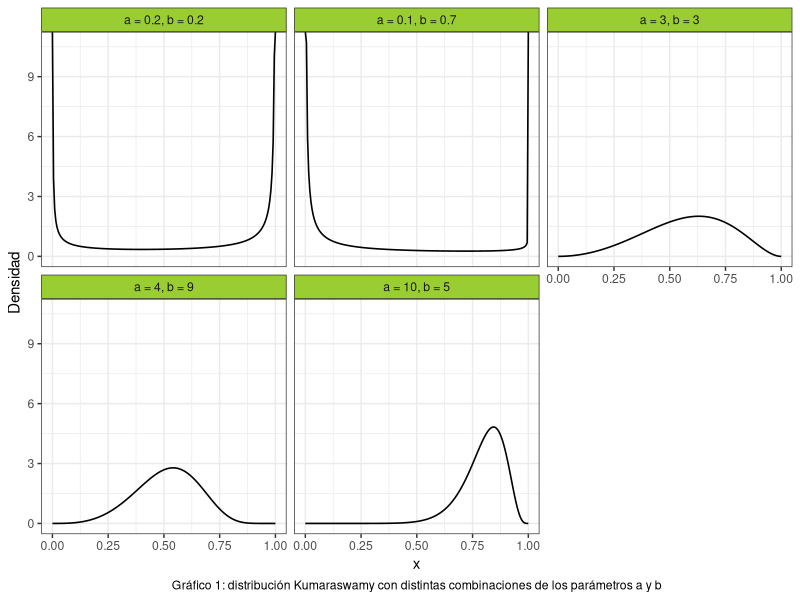
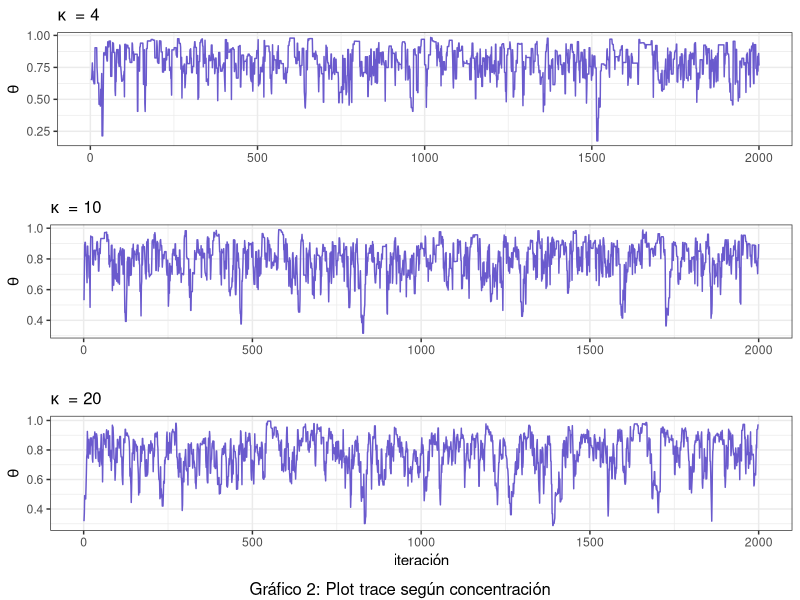
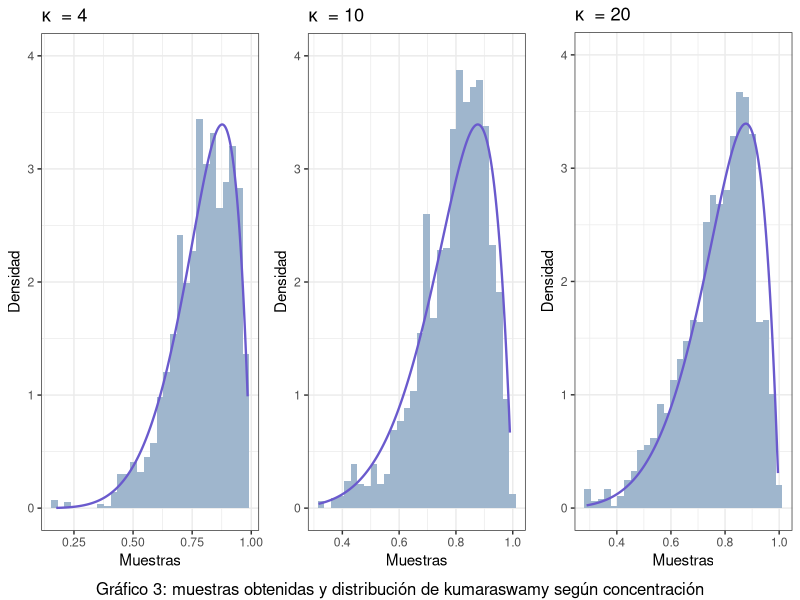
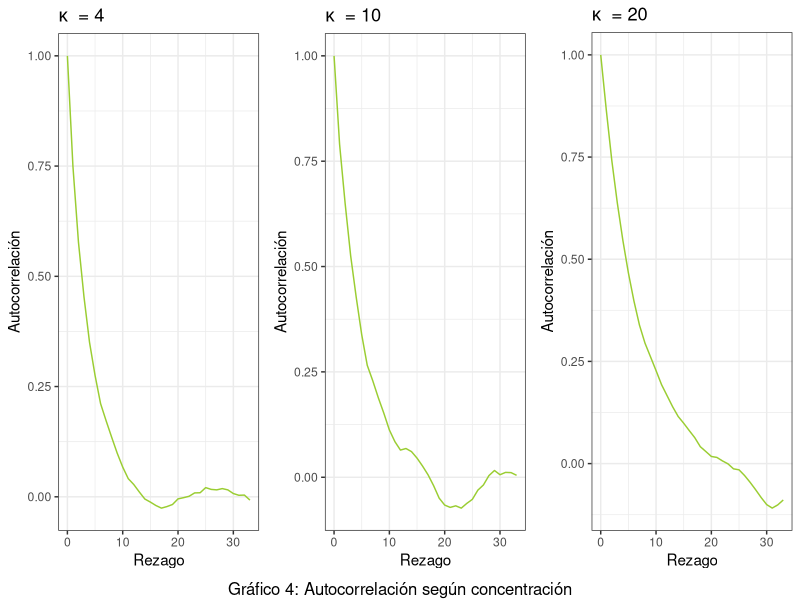
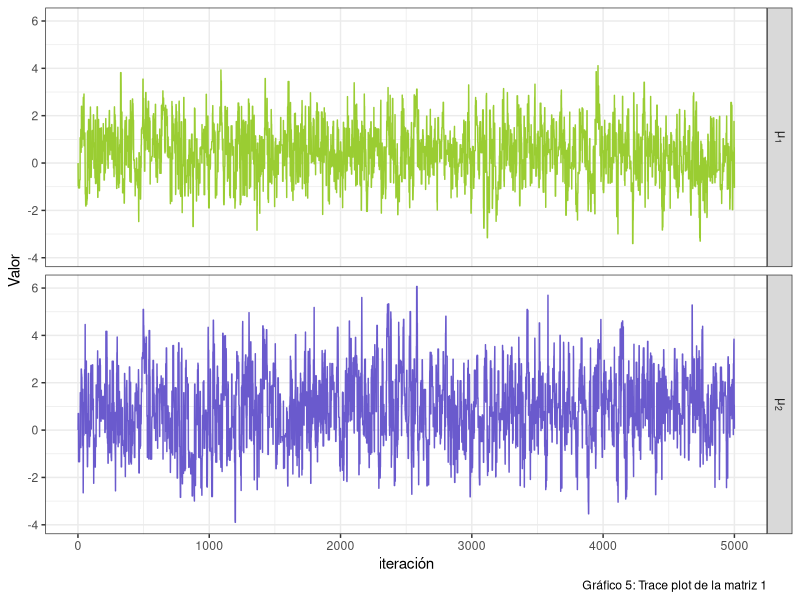
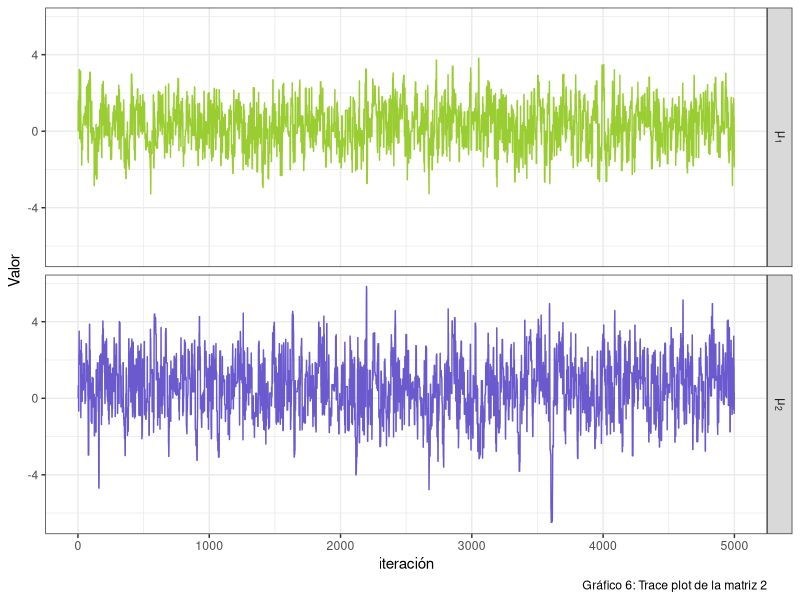
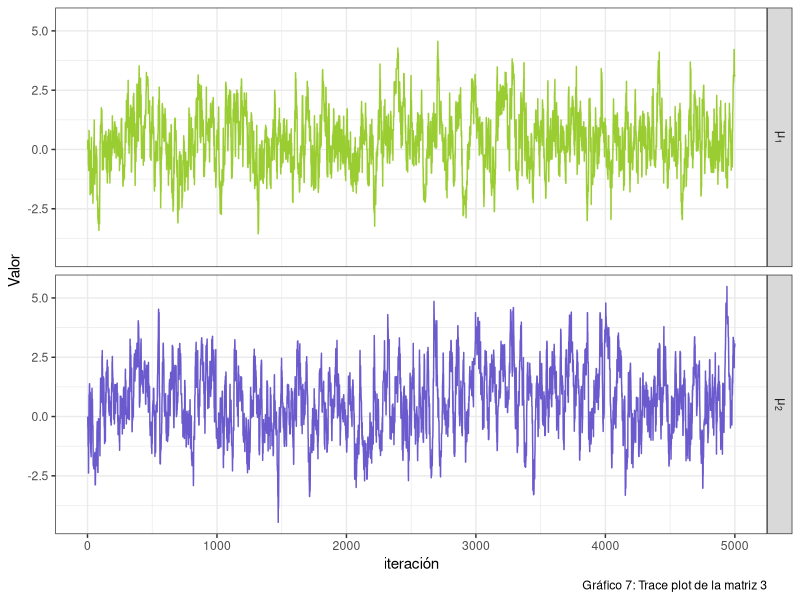
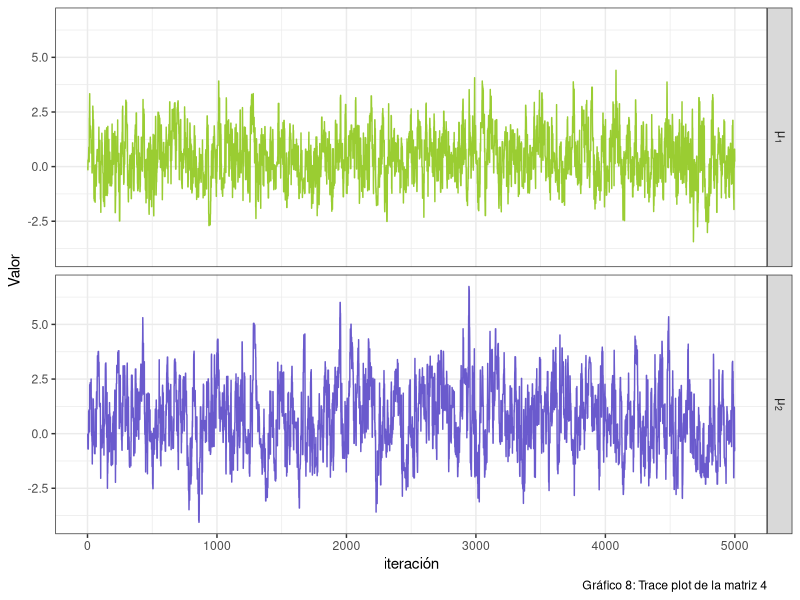

Generate these figures, in order, with R:
## ---- chunk 1
#Librerias
library(ggplot2)
library(dplyr)
library(gridExtra)
library(kableExtra)
library(stats)
library(mvtnorm)
set.seed(394)
## ---- chunk 2
# Función de Metropolis-Hastings

cant_saltos <- 0  # se inicia en 0 el contador de saltos

sample_mh <- function(d_objetivo, r_propuesta, d_propuesta, p_inicial, n) {
  muestras <- matrix(nrow = n, ncol = length(p_inicial))
  muestras[1, ] <- p_inicial
  
  for(i in 2:n) {
    p_actual <- muestras[i-1,]
    p_nuevo <- r_propuesta(p_actual)
    
    f_nuevo <- d_objetivo(p_nuevo)
    f_actual <- d_objetivo(p_actual)
    
    q_actual <- d_propuesta(p_actual, mean = p_nuevo)
    q_nuevo <- d_propuesta(p_nuevo, mean = p_actual)
    
    alpha <- min(1, (f_nuevo/f_actual)*(q_actual/q_nuevo))
    aceptar <- rbinom(1, 1, alpha)
    
    if(aceptar) { 
      muestras[i,] <- p_nuevo
      cant_saltos <- cant_saltos + 1
      
    } else {
      muestras[i,] <- p_actual
    }
  }
  
  if (ncol(muestras) == 1) {
    muestras <- as.vector(muestras)
  } 
  return(list(muestras=muestras,cant_saltos=cant_saltos))
}

## ---- chunk 3
#Punto 2
# Crear grilla para los valores de "x"
grid_n <- 200
x_grid <- seq(0, 1, length.out = grid_n)

kumaraswamy <- function(x, a, b){
  a*b*(x^(a-1))*((1-(x^a))^(b-1))
}

a <- c(0.2, 0.1, 3, 4, 10)
b <- c(0.2, 0.7, 3, 9, 5)


#Creamos un data frame para graficar la distribución de Kumaraswamy:

data1 <- data.frame(
  Funcion = as.factor(rep(1:5, each = grid_n)),
  Densidad = numeric(5 * grid_n),
  Grilla = rep(x_grid, times = 5)
) 

# Completamos el data frame con las densidades:
for(i in 1:5) {
    indices <- seq(from = 1 + (i - 1) * 200, to = 200 + (i - 1) * 200)
    data1$Densidad[indices] <- kumaraswamy(x_grid, a[i], b[i])
}

# Cambiamos las etiquetas de las variables para mejorar el gráfico
levels(data1$Funcion) <- c("a = 0.2, b = 0.2",
                           "a = 0.1, b = 0.7",
                           "a = 3, b = 3",
                           "a = 4, b = 9",
                           "a = 10, b = 5")

ggplot(data = data1, aes(x = Grilla, y = Densidad)) +
  geom_line(size = 0.55) +
  facet_wrap(~Funcion) +
  theme_bw() +
  labs(x = "x",
       caption = "Gráfico 1: distribución Kumaraswamy con distintas combinaciones de los parámetros a y b") + 
  theme(
    strip.background = element_rect(fill = "olivedrab3"),
    plot.caption = element_text(hjust = 0.5)
  )

## ---- chunk 4
#Punto 3
n3 <- 2000
concentracion3 <- c(4,10,20)
tabla3 <- data.frame ( 
  concentracion = rep(concentracion3, each = 2000),
  muestra = numeric(6000)
  )
tasa3 <- numeric(3)

for (i in 1:3) {
#Funciones a usar
d_objetivo3 <- function(x) kumaraswamy(x, 6, 2)
d_propuesta3 <- function(x, mean) dbeta(x, shape1 = mean * concentracion3[i], shape2 = (1-mean) * concentracion3[i])
r_propuesta3 <- function(x) rbeta(1, shape1 = x * concentracion3[i], shape2 = (1-x) * concentracion3[i])
#Donde x hace referencia a mu

p_inicial3 <- rbeta(1,shape1=2,shape2=2)
funcion3 <- sample_mh(d_objetivo3, r_propuesta3, d_propuesta3, p_inicial3, n3)
indices <- seq(from = 1 + (i - 1) * 2000, to = 2000 + (i - 1) * 2000)
tabla3$muestra[indices] <- funcion3$muestras

tasa3[i] <- funcion3$cant_saltos/n3
} 

#Tasa de aceptacion
  data.frame(
  Concentracion = c("4","10","20"),
  "Tasa de aceptación" = tasa3
) %>%
  kable(align = "c") %>%
  kable_styling(bootstrap_options = c("striped","hover","condensed"),
                latex_options = c("hold_position")) %>%
    add_footnote("Tabla 1: Tasa de aceptación")
## ---- chunk 5

#Trace plots
plot_trace <- function(x){
  data.frame(x = seq_along(x), y = x) %>% 
    ggplot() +
    geom_line(aes(x = x, y = y), color = "slateblue")+
    theme_bw() +
    theme(plot.title = element_text(size = 12))
}

grafico3_2 <- plot_trace(tabla3$muestra[1:2000]) +
              labs(x = "", y = expression(theta), 
                   title = expression(kappa ~ " = 4"))
grafico3_3 <- plot_trace(tabla3$muestra[2001:4000]) +
              labs(x = "", y = expression(theta), 
                   title = expression(kappa ~ " = 10"))
grafico3_4 <- plot_trace(tabla3$muestra[4001:6000]) +
              labs(x = "iteración", y = expression(theta), 
                   title = expression(kappa ~ " = 20"))

grid.arrange(grafico3_2,grafico3_3,grafico3_4, nrow=3, bottom ="Gráfico 2: Plot trace según concentración")
## ---- chunk 6

#Histogramas
plot_hist <- function(x, d_objetivo3) {
  x_seq <- seq(min(x), max(x), length.out = n3)
  df_hist <- data.frame(x = x)
  df_line <- data.frame(x = x_seq, y = d_objetivo3(x_seq))
  
  ggplot(df_hist)+
    geom_histogram(aes(x = x, y =after_stat(density)), fill = "slategray3") +
    geom_line(aes(x = x, y = y), data = df_line, 
              color = "slateblue", size = 0.8) +
    ylim(c(0,4)) +
    theme_bw()
}

grafico3_5 <- plot_hist(tabla3$muestra[1:2000],d_objetivo3) +
  labs (x = "Muestras", y = "Densidad",
        title = expression(kappa ~ " = 4"))
grafico3_6 <- plot_hist(tabla3$muestra[2001:4000],d_objetivo3) +
  labs (x = "Muestras", y = "Densidad",
        title = expression(kappa ~ " = 10"))
grafico3_7 <- plot_hist(tabla3$muestra[4001:6000],d_objetivo3) +
  labs (x = "Muestras", y = "Densidad",
        title = expression(kappa ~ " = 20"))

grid.arrange(grafico3_5,grafico3_6,grafico3_7,nrow=1, bottom = "Gráfico 3: muestras obtenidas y distribución de kumaraswamy según concentración")

## ---- chunk 7

#Graficos de autocorrelacion
plot_acf <- function(data, title) {
  acf_result <- acf(data, plot = FALSE)
  ggplot() +
    geom_line(aes(y = acf_result$acf, x = acf_result$lag), color = "olivedrab3") +
    labs(title = title, x = "Rezago", y = "Autocorrelación") +
    theme_bw()
}


grafico3_8 <- plot_acf(tabla3$muestra[1:2000],
                       expression(kappa ~ " = 4"))
grafico3_9 <- plot_acf(tabla3$muestra[2001:4000], 
                       expression(kappa ~ " = 10"))
grafico3_10 <- plot_acf(tabla3$muestra[4001:6000], 
                        expression(kappa ~ " = 20"))

grid.arrange(grafico3_8,grafico3_9,grafico3_10,nrow=1,  bottom = "Gráfico 4: Autocorrelación según concentración")

## ---- chunk 8
#Punto 4
muestra4_1 <- tabla3$muestra[1:2000]
muestra4_2 <- tabla3$muestra[2001:4000]
muestra4_3 <- tabla3$muestra[4001:6000]

#Calculo de la media y los percentiles 5 y 95 para X:
data.frame(
  Muestra = c("1", "2", "3"),
  Concentración = c("k=4", "k=10", "k=20"),
  Medias =  c(mean(muestra4_1), mean(muestra4_2), mean(muestra4_3)),
  Percentil_5 = c(quantile(muestra4_1, prob = c(0.05)),
                  quantile(muestra4_2, prob = c(0.05)),
                  quantile(muestra4_3, prob = c(0.05))
                  ),
  Percentil_95 = c(quantile(muestra4_1, prob = c(0.95)),
                  quantile(muestra4_2, prob = c(0.95)),
                  quantile(muestra4_3, prob = c(0.95))
                  )
) %>%
  kable(align = "c") %>%
  kable_styling(bootstrap_options = c("striped","hover","condensed"),
                latex_options = c("hold_position")) %>%
  add_footnote("Tabla 2: Media y percentiles de X")
## ---- chunk 9
#Cálculo de la media y los percentiles 5 y 95 para logit(X):
l_m1 <- log((muestra4_1/(1-muestra4_1)))
l_m2 <- log((muestra4_2/(1-muestra4_2)))
l_m3 <- log((muestra4_3/(1-muestra4_3)))



data.frame(
  Muestra = c("1", "2", "3"),
  Concentración = c("k=4", "k=10", "k=20"),
  Medias = c(mean(l_m1), mean(l_m2), mean(l_m3)),
  Percentil_5 = c(quantile(l_m1, prob = c(0.05)),
                  quantile(l_m2, prob = c(0.05)),
                  quantile(l_m3, prob = c(0.05))),
  Percentil_95 = c(quantile(l_m1, prob = c(0.95)),
                   quantile(l_m2, prob = c(0.95)),
                   quantile(l_m3, prob = c(0.95)))
  ) %>%
  kable(align = "c") %>%
  kable_styling(bootstrap_options = c("striped","hover","condensed"),
                latex_options = c("hold_position")) %>%
  add_footnote("Tabla 3: Media y percentiles de logit(X)")
## ---- chunk 10
#Paso 7

# Funciones a utilizar

#1.Trace plot
plot_trace <- function(x, y) {
  n <- length(x)
  df <- data.frame(
    x = rep(1:n, 2),
    y = c(x,y),
    parametro = factor(rep(1:2, each = n), labels = c(expression(mu[1]), expression(mu[2]))) 
  )
  
  ggplot(df) +
    geom_line(aes(x = x, y = y, color = parametro)) +
    facet_wrap(~parametro, labeller = label_parsed,
               nrow = 2, strip.position = "right") +
    scale_color_manual(values = c("olivedrab3","slateblue")) +
    labs(x = "iteración", y = "Valor") +
    theme_bw()
}



#2. Número efectivo de muestras
n_eff <- function(muestras){
  S <- length(muestras)
  autocorr <- acf(muestras, plot = F, lag = Inf)$acf
  limite <- which((autocorr < 0.001))[1] #sumamos hasta ese valor
  denom <- 1 + 2 * sum(autocorr[2:limite])
  
  S/denom
  
}


n7 <- 5000
funcion7_1 <- function(matriz_cov) {
    d_objetivo7 <- function(x) dmvnorm(x,c(0.4,0.75),matrix(c(1.35,0.4,0.4,2.4),nrow=2))
    d_propuesta7 <- function(x, mean) dmvnorm(x,mean = mean ,sigma = matriz_cov)
    r_propuesta7 <- function(x) rmvnorm(1, mean = x, sigma = matriz_cov)  


funcion7 <- sample_mh(d_objetivo7,r_propuesta7,d_propuesta7,c(0,0),n7)
muestra7 <- funcion7$muestras
grafico7_1 <- plot_trace(muestra7[,1],muestra7[,2])
n_eff7_1 <- n_eff(muestra7[,1])
n_eff7_2 <- n_eff(muestra7[,2])
 return(list(grafico = grafico7_1, n1 = n_eff7_1, n2 = n_eff7_2,
             muestra7 = muestra7))

}

#Evalucación de diferentes matrices de variancia y covariancia
matriz1 <- funcion7_1(matrix(c(2, 0.5, 0.5, 3), nrow = 2))
matriz2 <- funcion7_1(matrix(c(2, 0, 0, 3), nrow = 2))
matriz3 <- funcion7_1(matrix(c(0.4, 0, 0, 0.4), nrow = 2))
matriz4 <- funcion7_1(matrix(c(1, 0, 0, 1), nrow = 2))
matriz5 <- funcion7_1(matrix(c(5, 0, 0, 6), nrow = 2))

matriz1$grafico + labs(caption = "Gráfico 5: Trace plot de la matriz 1") +
    theme(legend.position = "none")
matriz2$grafico + labs(caption = "Gráfico 6: Trace plot de la matriz 2") +
    theme(legend.position = "none")
matriz3$grafico + labs(caption = "Gráfico 7: Trace plot de la matriz 3") +
    theme(legend.position = "none")
matriz4$grafico + labs(caption = "Gráfico 8: Trace plot de la matriz 4") +
    theme(legend.position = "none")
matriz5$grafico + labs(caption = "Gráfico 9: Trace plot de la matriz 5") +
    theme(legend.position = "none")

## ---- chunk 11
data.frame(
  Matriz = c("1", "2", "3", "4", "5"),
  Num_efectivo_p1 = trunc(c(matriz1$n1, matriz2$n1, matriz3$n1, matriz4$n1, matriz5$n1)),
  Num_efectivo_p2 = trunc(c(matriz1$n2, matriz2$n2, matriz3$n2, matriz4$n2, matriz5$n2))
  ) %>%
  kable(align = "c") %>%
  kable_styling(bootstrap_options = c("striped","hover","condensed"),
                latex_options = c("hold_position")) %>%
  add_footnote("Tabla 4: Números efectivos de muestras para cada matriz y cada parámetro")

#Nos quedamos con la ultima matriz.
## ---- chunk 12
#Punto 8: se calculan las probabilidades con la última matriz de var y cov.
muestra7 <- as.data.frame(matriz5$muestra7)
colnames(muestra7) <- c("X", "Y")

#Probabilidades estimadas
#Probabilidad n°1:
prob1 <- muestra7 %>% 
  filter(X > 1) %>% 
  count(Y < 0)

p1 <- prob1$n[2]/(n7)


#Probabilidad n°2:
prob2 <- muestra7 %>% 
  filter(X > 1) %>% 
  count(Y > 2)

p2 <- prob2$n[2]/(n7)



#Probabilidad n°3:
prob3 <- muestra7 %>% 
  filter(X > 0.4) %>% 
  count(Y > 0.75)

p3 <- prob3$n[2]/(n7)



#Probabilidades reales:

#Probabilidad n°1:
p4 <- pmvnorm(lower = c(1, -Inf), upper = c(Inf, 0), 
        mean = c(0.4, 0.75), sigma = matrix(c(1.35, 0.4, 0.4, 2.4), nrow = 2))

#Cómo funcionan "lower" y "upper"? 
#"lower" es un vector que indica los limites inferiores de cada variable: 1 para X y -Infinito para Y; "upper" funciona de manera igual.


#Probabilidad n°2:
p5 <- pmvnorm(lower = c(1, 2), upper = c(Inf, Inf), 
        mean = c(0.4, 0.75), sigma = matrix(c(1.35, 0.4, 0.4, 2.4), nrow = 2))



#Probabilidad n°3:
p6 <- pmvnorm(lower = c(0.4, 0.75), upper = c(Inf, Inf), 
        mean = c(0.4, 0.75), sigma = matrix(c(1.35, 0.4, 0.4, 2.4), nrow = 2))

data.frame (
  Probabilidad = c("i","ii","iii"),
  Estimada = c(p1,p2,p3),
  Real = c(p4,p5,p6)
) %>%
  kable(align = "c") %>%
  kable_styling(bootstrap_options = c("striped","hover","condensed"),
                latex_options = c("hold_position")) %>%
  add_footnote("Tabla 5: Probabilidades estimadas y reales")
## ---- chunk 13
#Punto 9

p_estrella <- function(x, a, b){
  exp(-((((a - x[1])^2) + b * ((x[2] - x[1])^2))^2))
}



n9 <- 5000

funcion9_1 <- function(matriz_cov) {
    d_objetivo9 <- function(x) p_estrella(x, 0.5, 5)
    d_propuesta9 <- function(x, mean) dmvnorm(x, mean = mean, sigma = matriz_cov)
    r_propuesta9 <- function(x) rmvnorm(1, mean = x, sigma = matriz_cov)  
    
    funcion9 <- sample_mh(d_objetivo9,r_propuesta9,d_propuesta9,c(0,0),n9)
    muestra9 <- funcion9$muestras
    grafico9_1 <- plot_trace(muestra9[,1],muestra9[,2])
    
    n_eff9_1 <- n_eff(muestra9[,1])
    n_eff9_2 <- n_eff(muestra9[,2])
    tasa9 <- funcion9$cant_saltos/n9
    autocorr_1 <- acf(muestra9[,1], plot = F)
    autocorr_2 <- acf(muestra9[,2], plot = F)
    
    return(list(grafico = grafico9_1, n1 = n_eff9_1, n2 = n_eff9_2,
             muestra9 = muestra9, tasa9 = tasa9, autocorr_p1 = autocorr_1,
             autocorr_p2 = autocorr_2))

}


matriz1 <- funcion9_1(matrix(c(0.3, 0.1, 0.1, 0.2), nrow = 2))
matriz2 <- funcion9_1(matrix(c(2, 0, 0, 2), nrow = 2))
matriz3 <- funcion9_1(matrix(c(4, 1, 1, 4), nrow = 2))



grafico9_1_1 <- ggplot()+
  geom_line(aes(y = matriz1$autocorr_p1$acf, x = matriz1$autocorr_p1$lag),
            color = "olivedrab3") +
  theme_bw() +
  labs (title = "Matiz 1 ", x = "Rezago", y = "Autocorrelación")

grafico9_1_2 <- ggplot()+
  geom_line(aes(y = matriz1$autocorr_p2$acf, x = matriz1$autocorr_p2$lag),
            color="slateblue") +
  theme_bw() +
  labs (title = "Matriz 1' ", x = "Rezago", y = "Autocorrelación")


grafico9_2_1 <- ggplot()+
  geom_line(aes(y = matriz2$autocorr_p1$acf, x = matriz2$autocorr_p1$lag),
            color = "olivedrab3") +
  theme_bw() +
  labs (title = "Matriz 2 ", x = "Rezago", y = "Autocorrelación")

grafico9_2_2 <- ggplot()+
  geom_line(aes(y = matriz2$autocorr_p2$acf, x = matriz2$autocorr_p2$lag),
            color = "slateblue") +
  theme_bw()  +
  labs (title = "Matriz 2", x = "Rezago", y = "Autocorrelación")

grafico9_3_1 <- ggplot()+
  geom_line(aes(y = matriz3$autocorr_p1$acf, x = matriz3$autocorr_p1$lag),
            color = "olivedrab3") +
  theme_bw() +
  labs (title = "Matriz 3", x = "Rezago", y = "Autocorrelación")


grafico9_3_2 <- ggplot()+
  geom_line(aes(y = matriz3$autocorr_p2$acf, x = matriz3$autocorr_p2$lag),
            color = "slateblue") +
  theme_bw() +
  labs (title = "Matriz 3", x = "Rezago", y = "Autocorrelación")
## ---- chunk 14
matriz1$grafico + theme(legend.position = "none") + ggtitle("Matriz 1")
matriz3$grafico + labs(caption = "Gráfico 10: Plot trace de las matrices") + 
  theme(legend.position = "none") + ggtitle("Matriz 3")
## ---- chunk 15
data.frame(
  Matriz = c("1", "2", "3"),
  Tasa = c(matriz1$tasa9, matriz2$tasa9, matriz3$tasa9)
) %>%
  kable(align = "c") %>%
  kable_styling(bootstrap_options = c("striped","hover","condensed"),
                latex_options = c("hold_position")) %>%
  add_footnote("Tabla 5: Probabilidades estimadas y reales")



grid.arrange(grafico9_1_1, grafico9_2_1, grafico9_3_1, ncol = 3, 
             bottom = "Gráfico 11: Autocorrelación de las muestras del parámetro a")
grid.arrange(grafico9_1_2, grafico9_2_2, grafico9_3_2, ncol = 3, 
             bottom = "Gráfico 12: Autocorrelación de las muestras del parámetro b")
## ---- chunk 16
#Punto 10
muestra9 <- as.data.frame(matriz1$muestra9)
colnames(muestra9) <- c("X", "Y")

#Probabilidades estimadas
#Probabilidad n°1:
prob1 <- muestra9 %>% 
  filter(X > 0 & X < 1 ) %>% 
  count(Y < 1 & Y > 0)

prob1$n[2]/(n9)



#Probabilidad n°2:
prob2 <- muestra9 %>% 
  filter(X > -1 & X < 0 ) %>% 
  count(Y < 1 & Y > 0)

prob2$n[2]/(n9)




#Probabilidad n°3:
prob3 <- muestra9 %>% 
  filter(X > 1 & X < 2 ) %>% 
  count(Y < 3 & Y > 2)

prob3$n[2]/(n9)
## ---- chunk 17
# Punto 11
# Calculo P(0<X1<1, 0<X2<1)

k <- 10000
u <- matrix(runif(k*2), ncol = 2)
p_estrella_eval <- numeric(k)

for (i in 1:k) {
  p_estrella_eval[i] <- p_estrella(u[i,], 0.5, 5)
}

rdo_prob1 <- mean(p_estrella_eval)

# Calculo P(-1<X1<0, 0<X2<1)

u <- matrix(c(runif(k, min = -1, max = 0),
              runif(k, min = 0, max = 1)),
            ncol = 2)

for (i in 1:k) {
  p_estrella_eval[i] <- p_estrella(u[i,], 0.5, 5)
}

rdo_prob2 <- mean(p_estrella_eval)

# Calculo P(1<X1<2, 2<X2<3)

u <- matrix(c(runif(k, min = 1, max = 2),
              runif(k, min = 2, max = 3)),
            ncol = 2)

for (i in 1:k) {
  p_estrella_eval[i] <- p_estrella(u[i,], 0.5, 5)
}

rdo_prob3 <- mean(p_estrella_eval)
